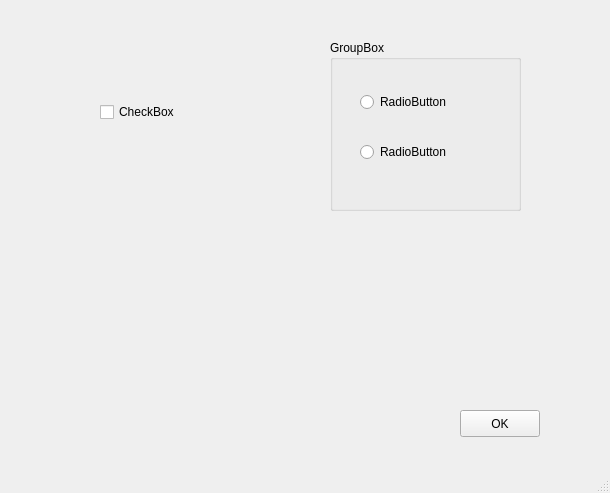
<?xml version="1.0" encoding="UTF-8"?>
<ui version="4.0">
 <class>Window</class>
 <widget class="QMainWindow" name="Window">
  <property name="geometry">
   <rect>
    <x>0</x>
    <y>0</y>
    <width>610</width>
    <height>493</height>
   </rect>
  </property>
  <property name="windowTitle">
   <string>Window</string>
  </property>
  <widget class="QWidget" name="centralwidget">
   <widget class="QPushButton" name="ok">
    <property name="geometry">
     <rect>
      <x>460</x>
      <y>410</y>
      <width>80</width>
      <height>27</height>
     </rect>
    </property>
    <property name="text">
     <string>OK</string>
    </property>
   </widget>
   <widget class="QCheckBox" name="checkBox">
    <property name="geometry">
     <rect>
      <x>100</x>
      <y>100</y>
      <width>82</width>
      <height>24</height>
     </rect>
    </property>
    <property name="text">
     <string>CheckBox</string>
    </property>
   </widget>
   <widget class="QGroupBox" name="groupBox">
    <property name="geometry">
     <rect>
      <x>330</x>
      <y>40</y>
      <width>191</width>
      <height>171</height>
     </rect>
    </property>
    <property name="title">
     <string>GroupBox</string>
    </property>
    <widget class="QRadioButton" name="radioButton">
     <property name="geometry">
      <rect>
       <x>30</x>
       <y>50</y>
       <width>96</width>
       <height>24</height>
      </rect>
     </property>
     <property name="text">
      <string>RadioButton</string>
     </property>
    </widget>
    <widget class="QRadioButton" name="radioButton_2">
     <property name="geometry">
      <rect>
       <x>30</x>
       <y>100</y>
       <width>96</width>
       <height>24</height>
      </rect>
     </property>
     <property name="text">
      <string>RadioButton</string>
     </property>
    </widget>
   </widget>
  </widget>
  <widget class="QMenuBar" name="menubar">
   <property name="geometry">
    <rect>
     <x>0</x>
     <y>0</y>
     <width>610</width>
     <height>23</height>
    </rect>
   </property>
  </widget>
  <widget class="QStatusBar" name="statusbar"/>
 </widget>
 <resources/>
 <connections/>
</ui>
